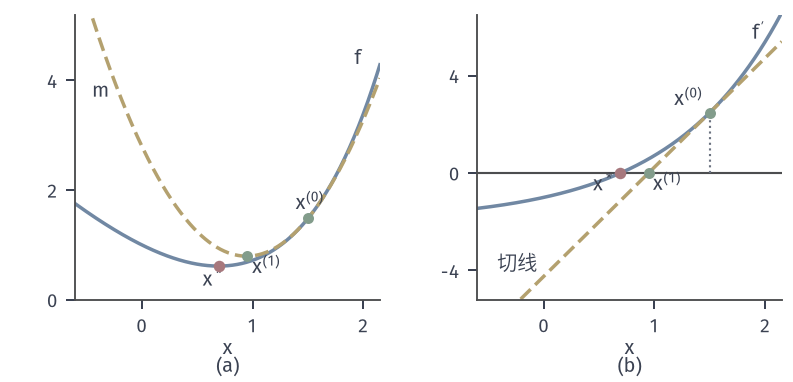

Generate this figure with Python:
from pathlib import Path
import sys
ROOT = next(p for p in Path(__file__).resolve().parents if (p/'build.sh').is_file() and (p/'tex/book.tex').is_file())
sys.path.insert(0, str(ROOT/'figures/00-shared/mathematical-preliminaries-upper/00-shared/comprehension-figures'))
from support import figure, save, BLUE, GREEN, YELLOW, RED, PURPLE, INK, MUTED, GRID, BLUE_FILL, GREEN_FILL, YELLOW_FILL, RED_FILL, PURPLE_FILL
import numpy as np
HERE = Path(__file__).resolve().parent
STROKE = '#4C4D4F'
# 贯穿全章的目标 f(x)=0.5(x1-1)^2+(x2-x1^2)^2，最优解 (1,1)。
def f(x):
    u = x[1]-x[0]**2
    return .5*(x[0]-1)**2+u**2
def grad(x):
    u = x[1]-x[0]**2
    return np.array([x[0]-1-4*x[0]*u, 2*u])
def hess(x):
    u = x[1]-x[0]**2
    return np.array([[1-4*u+8*x[0]**2, -4*x[0]], [-4*x[0], 2.]])
XS = np.array([1., 1.])
def panel(fig, left, right, top, bottom, wspace=.3):
    fig.set_layout_engine(None)
    fig.subplots_adjust(left=left, right=right, top=top, bottom=bottom, wspace=wspace)
def tags(fig, axes, y=.015):
    for ax, s in zip(axes, ('(a)', '(b)', '(c)', '(d)')):
        p = ax.get_position(); fig.text((p.x0+p.x1)/2, y, s, ha='center', va='bottom')
def grid2(a, b, c, d, n=600):
    X, Y = np.meshgrid(np.linspace(a, b, n), np.linspace(c, d, n))
    return X, Y
def region(ax, a, b, c, d):
    t = np.linspace(a, b, 300); y = t**2+.25
    ax.fill_between(t, y, d, color=RED_FILL, lw=0, zorder=0)
    ax.plot(t, y, color=STROKE, lw=.85, ls=(0, (3, 2)), zorder=1)
    ax.set_xlim(a, b); ax.set_ylim(c, d)
def arrow(ax, p, q, color=GREEN, lw=1.3, z=4):
    ax.annotate('', xy=q, xytext=p, zorder=z, arrowprops=dict(arrowstyle='-|>,head_width=.17,head_length=.34', color=color, lw=lw, shrinkA=0, shrinkB=0))

fig, axes = figure(width_mm=112, height_mm=54, ncols=2)
panel(fig, .095, .985, .96, .215, .32)
F = lambda x: np.exp(x)-2*x; D = lambda x: np.exp(x)-2
x0 = 1.5; x1 = x0-D(x0)/np.exp(x0); xs = np.log(2)
m = lambda x: F(x0)+D(x0)*(x-x0)+.5*np.exp(x0)*(x-x0)**2
a = axes[0]; x = np.linspace(-.6, 2.15, 400)
a.plot(x, F(x), color=BLUE, lw=1.4); a.plot(x, m(x), color=YELLOW, lw=1.4, ls=(0, (4, 1.8)))
a.plot([x0], [F(x0)], 'o', ms=4.4, color=GREEN, mew=0, zorder=5); a.plot([x1], [m(x1)], 'o', ms=4.4, color=GREEN, mew=0, zorder=5)
a.plot([xs], [F(xs)], 'o', ms=4.6, color=RED, mew=0, zorder=5); a.plot([x1, x1], [m(x1), F(x1)], color=MUTED, lw=.85, ls=':')
a.text(x0+.02, F(x0)+.16, '$x^{(0)}$', ha='center'); a.text(x1+.05, m(x1)-.32, '$x^{(1)}$', ha='left'); a.text(xs-.04, F(xs)-.36, '$x^*$', ha='center')
a.text(1.92, 4.3, '$f$', color=INK); a.text(-.45, 3.7, '$m$', color=INK)
a.set_xlim(-.6, 2.15); a.set_ylim(0, 5.2); a.set_xlabel('$x$', labelpad=1); a.set_yticks([0, 2, 4])
b = axes[1]; b.axhline(0, color=STROKE, lw=.85)
b.plot(x, D(x), color=BLUE, lw=1.4); b.plot(x, D(x0)+np.exp(x0)*(x-x0), color=YELLOW, lw=1.4, ls=(0, (4, 1.8)))
b.plot([x0], [D(x0)], 'o', ms=4.4, color=GREEN, mew=0, zorder=5); b.plot([x1], [0], 'o', ms=4.4, color=GREEN, mew=0, zorder=5); b.plot([xs], [0], 'o', ms=4.6, color=RED, mew=0, zorder=5)
b.plot([x0, x0], [0, D(x0)], color=MUTED, lw=.85, ls=':')
b.text(x0-.06, D(x0)+.28, '$x^{(0)}$', ha='right'); b.text(x1+.04, -.72, '$x^{(1)}$', ha='left'); b.text(xs-.04, -.72, '$x^*$', ha='right')
b.text(2.0, 5.5, "$f'$", ha='right'); b.text(-.42, -4.0, "切线", ha='left')
b.set_xlim(-.6, 2.15); b.set_ylim(-5.2, 6.5); b.set_xlabel('$x$', labelpad=1); b.set_yticks([-4, 0, 4])
tags(fig, axes); save(fig, HERE, 'figure', {'f': 'exp(x)-2x', 'x0': x0, 'x1': float(x1), 'x_star': float(xs)})
